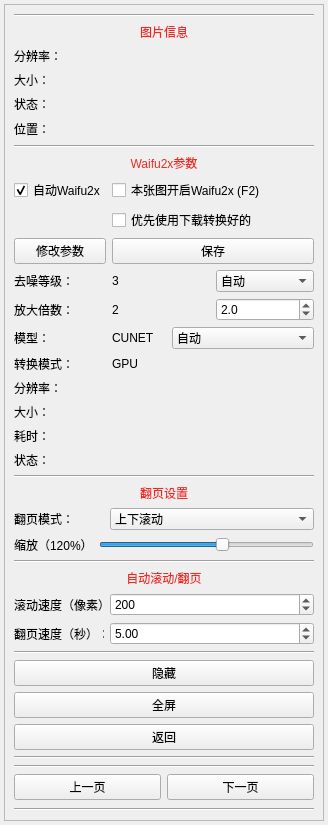
<?xml version="1.0" encoding="UTF-8"?>
<ui version="4.0">
 <class>ReadImg</class>
 <widget class="QWidget" name="ReadImg">
  <property name="geometry">
   <rect>
    <x>0</x>
    <y>0</y>
    <width>328</width>
    <height>825</height>
   </rect>
  </property>
  <property name="windowTitle">
   <string>工具</string>
  </property>
  <property name="autoFillBackground">
   <bool>false</bool>
  </property>
  <property name="styleSheet">
   <string notr="true"/>
  </property>
  <layout class="QGridLayout" name="gridLayout_2">
   <property name="leftMargin">
    <number>4</number>
   </property>
   <property name="topMargin">
    <number>4</number>
   </property>
   <property name="rightMargin">
    <number>4</number>
   </property>
   <property name="bottomMargin">
    <number>4</number>
   </property>
   <item row="0" column="0">
    <widget class="SmoothScrollArea" name="scrollArea22">
     <property name="widgetResizable">
      <bool>true</bool>
     </property>
     <widget class="QWidget" name="scrollAreaWidgetContents">
      <property name="geometry">
       <rect>
        <x>0</x>
        <y>0</y>
        <width>318</width>
        <height>815</height>
       </rect>
      </property>
      <layout class="QVBoxLayout" name="verticalLayout_2">
       <item>
        <layout class="QVBoxLayout" name="verticalLayout">
         <property name="spacing">
          <number>6</number>
         </property>
         <property name="sizeConstraint">
          <enum>QLayout::SetDefaultConstraint</enum>
         </property>
         <property name="leftMargin">
          <number>0</number>
         </property>
         <property name="topMargin">
          <number>0</number>
         </property>
         <property name="rightMargin">
          <number>0</number>
         </property>
         <property name="bottomMargin">
          <number>0</number>
         </property>
         <item>
          <widget class="Line" name="line_6">
           <property name="orientation">
            <enum>Qt::Horizontal</enum>
           </property>
          </widget>
         </item>
         <item>
          <widget class="QLabel" name="label_4">
           <property name="styleSheet">
            <string notr="true">color: #ee2a24</string>
           </property>
           <property name="text">
            <string>图片信息</string>
           </property>
           <property name="alignment">
            <set>Qt::AlignCenter</set>
           </property>
          </widget>
         </item>
         <item>
          <widget class="QLabel" name="resolutionLabel">
           <property name="styleSheet">
            <string notr="true"/>
           </property>
           <property name="text">
            <string>分辨率：</string>
           </property>
          </widget>
         </item>
         <item>
          <widget class="QLabel" name="sizeLabel">
           <property name="text">
            <string>大小：</string>
           </property>
          </widget>
         </item>
         <item>
          <widget class="QLabel" name="stateLable">
           <property name="text">
            <string>状态：</string>
           </property>
          </widget>
         </item>
         <item>
          <widget class="QLabel" name="epsLabel">
           <property name="minimumSize">
            <size>
             <width>0</width>
             <height>20</height>
            </size>
           </property>
           <property name="maximumSize">
            <size>
             <width>16777215</width>
             <height>20</height>
            </size>
           </property>
           <property name="text">
            <string>位置：</string>
           </property>
          </widget>
         </item>
         <item>
          <widget class="Line" name="line">
           <property name="orientation">
            <enum>Qt::Horizontal</enum>
           </property>
          </widget>
         </item>
         <item>
          <widget class="QLabel" name="label">
           <property name="styleSheet">
            <string notr="true">color: #ee2a24</string>
           </property>
           <property name="text">
            <string>Waifu2x参数</string>
           </property>
           <property name="alignment">
            <set>Qt::AlignCenter</set>
           </property>
          </widget>
         </item>
         <item>
          <layout class="QGridLayout" name="gridLayout">
           <item row="7" column="0">
            <widget class="QLabel" name="resolutionWaifu">
             <property name="text">
              <string>分辨率：</string>
             </property>
            </widget>
           </item>
           <item row="3" column="1">
            <layout class="QHBoxLayout" name="horizontalLayout_3">
             <item>
              <widget class="QLabel" name="noiseLabel">
               <property name="text">
                <string>3</string>
               </property>
              </widget>
             </item>
             <item>
              <widget class="WheelComboBox" name="noiseBox">
               <item>
                <property name="text">
                 <string>自动</string>
                </property>
               </item>
               <item>
                <property name="text">
                 <string>0</string>
                </property>
               </item>
               <item>
                <property name="text">
                 <string>1</string>
                </property>
               </item>
               <item>
                <property name="text">
                 <string>2</string>
                </property>
               </item>
               <item>
                <property name="text">
                 <string>3</string>
                </property>
               </item>
              </widget>
             </item>
            </layout>
           </item>
           <item row="9" column="0">
            <widget class="QLabel" name="tickLabel">
             <property name="text">
              <string>耗时：</string>
             </property>
            </widget>
           </item>
           <item row="3" column="0">
            <widget class="QLabel" name="label_2">
             <property name="text">
              <string>去噪等级：</string>
             </property>
            </widget>
           </item>
           <item row="9" column="1">
            <widget class="QLabel" name="waifu2xTick">
             <property name="text">
              <string/>
             </property>
            </widget>
           </item>
           <item row="6" column="0">
            <widget class="QLabel" name="label_9">
             <property name="text">
              <string>转换模式：</string>
             </property>
            </widget>
           </item>
           <item row="4" column="0">
            <widget class="QLabel" name="label_3">
             <property name="text">
              <string>放大倍数：</string>
             </property>
            </widget>
           </item>
           <item row="5" column="1">
            <layout class="QHBoxLayout" name="horizontalLayout_8">
             <item>
              <widget class="QLabel" name="modelLabel">
               <property name="text">
                <string>CUNET</string>
               </property>
              </widget>
             </item>
             <item>
              <widget class="WheelComboBox" name="modelBox">
               <item>
                <property name="text">
                 <string>自动</string>
                </property>
               </item>
               <item>
                <property name="text">
                 <string>cunet</string>
                </property>
               </item>
               <item>
                <property name="text">
                 <string>photo</string>
                </property>
               </item>
               <item>
                <property name="text">
                 <string>anime_style_art_rgb</string>
                </property>
               </item>
              </widget>
             </item>
            </layout>
           </item>
           <item row="10" column="0">
            <widget class="QLabel" name="stateWaifu">
             <property name="text">
              <string>状态：</string>
             </property>
            </widget>
           </item>
           <item row="8" column="0">
            <widget class="QLabel" name="sizeWaifu">
             <property name="text">
              <string>大小：</string>
             </property>
            </widget>
           </item>
           <item row="1" column="1">
            <widget class="QCheckBox" name="preDownWaifu2x">
             <property name="text">
              <string>优先使用下载转换好的</string>
             </property>
            </widget>
           </item>
           <item row="6" column="1">
            <widget class="QLabel" name="gpuLabel">
             <property name="text">
              <string>GPU</string>
             </property>
            </widget>
           </item>
           <item row="7" column="1">
            <widget class="QLabel" name="waifu2xRes">
             <property name="text">
              <string/>
             </property>
            </widget>
           </item>
           <item row="5" column="0">
            <widget class="QLabel" name="label_8">
             <property name="maximumSize">
              <size>
               <width>35</width>
               <height>16777215</height>
              </size>
             </property>
             <property name="text">
              <string>模型：</string>
             </property>
            </widget>
           </item>
           <item row="0" column="1">
            <layout class="QHBoxLayout" name="horizontalLayout_9">
             <item>
              <widget class="QCheckBox" name="curWaifu2x">
               <property name="text">
                <string>本张图开启Waifu2x (F2)</string>
               </property>
              </widget>
             </item>
            </layout>
           </item>
           <item row="0" column="0">
            <widget class="QCheckBox" name="checkBox">
             <property name="styleSheet">
              <string notr="true"/>
             </property>
             <property name="text">
              <string>自动Waifu2x</string>
             </property>
             <property name="checked">
              <bool>true</bool>
             </property>
            </widget>
           </item>
           <item row="10" column="1">
            <widget class="QLabel" name="waifu2xStatus">
             <property name="text">
              <string/>
             </property>
            </widget>
           </item>
           <item row="4" column="1">
            <layout class="QHBoxLayout" name="horizontalLayout_6">
             <item>
              <widget class="QLabel" name="scaleLabel">
               <property name="text">
                <string>2</string>
               </property>
              </widget>
             </item>
             <item>
              <widget class="WheelDoubleSpinBox" name="scaleBox">
               <property name="decimals">
                <number>1</number>
               </property>
               <property name="maximum">
                <double>32.000000000000000</double>
               </property>
               <property name="singleStep">
                <double>0.100000000000000</double>
               </property>
               <property name="value">
                <double>2.000000000000000</double>
               </property>
              </widget>
             </item>
            </layout>
           </item>
           <item row="8" column="1">
            <widget class="QLabel" name="waifu2xSize">
             <property name="text">
              <string/>
             </property>
            </widget>
           </item>
           <item row="2" column="0">
            <widget class="QPushButton" name="waifu2xSave">
             <property name="text">
              <string>修改参数</string>
             </property>
            </widget>
           </item>
           <item row="2" column="1">
            <widget class="QPushButton" name="waifu2xCancle">
             <property name="text">
              <string>保存</string>
             </property>
            </widget>
           </item>
          </layout>
         </item>
         <item>
          <widget class="Line" name="line_2">
           <property name="orientation">
            <enum>Qt::Horizontal</enum>
           </property>
          </widget>
         </item>
         <item>
          <widget class="QLabel" name="label_6">
           <property name="styleSheet">
            <string notr="true">color: #ee2a24</string>
           </property>
           <property name="text">
            <string>翻页设置</string>
           </property>
           <property name="alignment">
            <set>Qt::AlignCenter</set>
           </property>
          </widget>
         </item>
         <item>
          <layout class="QHBoxLayout" name="horizontalLayout_11">
           <item>
            <widget class="QLabel" name="label_5">
             <property name="maximumSize">
              <size>
               <width>90</width>
               <height>16777215</height>
              </size>
             </property>
             <property name="styleSheet">
              <string notr="true"/>
             </property>
             <property name="text">
              <string>翻页模式：</string>
             </property>
             <property name="alignment">
              <set>Qt::AlignLeading|Qt::AlignLeft|Qt::AlignVCenter</set>
             </property>
            </widget>
           </item>
           <item>
            <widget class="WheelComboBox" name="comboBox">
             <item>
              <property name="text">
               <string>上下滚动</string>
              </property>
             </item>
             <item>
              <property name="text">
               <string>默认</string>
              </property>
             </item>
             <item>
              <property name="text">
               <string>左右双页</string>
              </property>
             </item>
             <item>
              <property name="text">
               <string>右左双页</string>
              </property>
             </item>
             <item>
              <property name="text">
               <string>左右滚动</string>
              </property>
             </item>
             <item>
              <property name="text">
               <string>右左滚动</string>
              </property>
             </item>
             <item>
              <property name="text">
               <string>右左双页(滚轮正序)</string>
              </property>
             </item>
             <item>
              <property name="text">
               <string>等宽模式</string>
              </property>
             </item>
            </widget>
           </item>
          </layout>
         </item>
         <item>
          <layout class="QHBoxLayout" name="horizontalLayout_10">
           <item>
            <widget class="QLabel" name="zoomLabel">
             <property name="text">
              <string>缩放（120%）</string>
             </property>
            </widget>
           </item>
           <item>
            <widget class="WheelSlider" name="zoomSlider">
             <property name="styleSheet">
              <string notr="true"/>
             </property>
             <property name="minimum">
              <number>10</number>
             </property>
             <property name="maximum">
              <number>200</number>
             </property>
             <property name="singleStep">
              <number>10</number>
             </property>
             <property name="value">
              <number>120</number>
             </property>
             <property name="orientation">
              <enum>Qt::Horizontal</enum>
             </property>
            </widget>
           </item>
          </layout>
         </item>
         <item>
          <widget class="Line" name="line_3">
           <property name="orientation">
            <enum>Qt::Horizontal</enum>
           </property>
          </widget>
         </item>
         <item>
          <widget class="QLabel" name="label_7">
           <property name="styleSheet">
            <string notr="true">color: #ee2a24</string>
           </property>
           <property name="text">
            <string>自动滚动/翻页</string>
           </property>
           <property name="alignment">
            <set>Qt::AlignCenter</set>
           </property>
          </widget>
         </item>
         <item>
          <layout class="QHBoxLayout" name="horizontalLayout_12">
           <item>
            <widget class="QLabel" name="label_10">
             <property name="maximumSize">
              <size>
               <width>90</width>
               <height>16777215</height>
              </size>
             </property>
             <property name="text">
              <string>滚动速度（像素）：</string>
             </property>
            </widget>
           </item>
           <item>
            <widget class="WheelSpinBox" name="scrollSpeed">
             <property name="minimum">
              <number>1</number>
             </property>
             <property name="maximum">
              <number>4000</number>
             </property>
             <property name="value">
              <number>200</number>
             </property>
            </widget>
           </item>
          </layout>
         </item>
         <item>
          <layout class="QHBoxLayout" name="horizontalLayout_13">
           <item>
            <widget class="QLabel" name="label_11">
             <property name="maximumSize">
              <size>
               <width>90</width>
               <height>16777215</height>
              </size>
             </property>
             <property name="text">
              <string>翻页速度（秒）：</string>
             </property>
            </widget>
           </item>
           <item>
            <widget class="WheelDoubleSpinBox" name="turnSpeed">
             <property name="minimum">
              <double>0.100000000000000</double>
             </property>
             <property name="singleStep">
              <double>0.100000000000000</double>
             </property>
             <property name="value">
              <double>5.000000000000000</double>
             </property>
            </widget>
           </item>
          </layout>
         </item>
         <item>
          <widget class="Line" name="line_8">
           <property name="orientation">
            <enum>Qt::Horizontal</enum>
           </property>
          </widget>
         </item>
         <item>
          <widget class="QPushButton" name="pushButton_2">
           <property name="text">
            <string>隐藏</string>
           </property>
          </widget>
         </item>
         <item>
          <widget class="QPushButton" name="fullButton">
           <property name="text">
            <string>全屏</string>
           </property>
          </widget>
         </item>
         <item>
          <widget class="QPushButton" name="returePage">
           <property name="minimumSize">
            <size>
             <width>0</width>
             <height>0</height>
            </size>
           </property>
           <property name="maximumSize">
            <size>
             <width>16777215</width>
             <height>16777215</height>
            </size>
           </property>
           <property name="text">
            <string>返回</string>
           </property>
          </widget>
         </item>
         <item>
          <widget class="Line" name="line_5">
           <property name="orientation">
            <enum>Qt::Horizontal</enum>
           </property>
          </widget>
         </item>
         <item>
          <layout class="QHBoxLayout" name="horizontalLayout_7"/>
         </item>
         <item>
          <layout class="QHBoxLayout" name="horizontalLayout_5"/>
         </item>
         <item>
          <widget class="Line" name="line_7">
           <property name="orientation">
            <enum>Qt::Horizontal</enum>
           </property>
          </widget>
         </item>
         <item>
          <layout class="QHBoxLayout" name="horizontalLayout">
           <item>
            <widget class="QPushButton" name="lastPage">
             <property name="minimumSize">
              <size>
               <width>0</width>
               <height>0</height>
              </size>
             </property>
             <property name="maximumSize">
              <size>
               <width>16777215</width>
               <height>16777215</height>
              </size>
             </property>
             <property name="text">
              <string>上一页</string>
             </property>
            </widget>
           </item>
           <item>
            <widget class="QPushButton" name="nextPage">
             <property name="minimumSize">
              <size>
               <width>0</width>
               <height>0</height>
              </size>
             </property>
             <property name="maximumSize">
              <size>
               <width>16777215</width>
               <height>16777215</height>
              </size>
             </property>
             <property name="text">
              <string>下一页</string>
             </property>
            </widget>
           </item>
          </layout>
         </item>
         <item>
          <spacer name="verticalSpacer">
           <property name="orientation">
            <enum>Qt::Vertical</enum>
           </property>
           <property name="sizeHint" stdset="0">
            <size>
             <width>20</width>
             <height>40</height>
            </size>
           </property>
          </spacer>
         </item>
         <item>
          <widget class="Line" name="line_4">
           <property name="orientation">
            <enum>Qt::Horizontal</enum>
           </property>
          </widget>
         </item>
        </layout>
       </item>
      </layout>
     </widget>
    </widget>
   </item>
  </layout>
 </widget>
 <customwidgets>
  <customwidget>
   <class>SmoothScrollArea</class>
   <extends>QScrollArea</extends>
   <header location="global">component.scroll_area.smooth_scroll_area.h</header>
   <container>1</container>
  </customwidget>
  <customwidget>
   <class>WheelComboBox</class>
   <extends>QComboBox</extends>
   <header location="global">component.box.wheel_combo_box.h</header>
  </customwidget>
  <customwidget>
   <class>WheelDoubleSpinBox</class>
   <extends>QDoubleSpinBox</extends>
   <header location="global">component.box.wheel_double_spin_box.h</header>
  </customwidget>
  <customwidget>
   <class>WheelSpinBox</class>
   <extends>QSpinBox</extends>
   <header location="global">component.box.wheel_spin_box.h</header>
  </customwidget>
  <customwidget>
   <class>WheelSlider</class>
   <extends>QSlider</extends>
   <header location="global">component.box.wheel_slider.h</header>
  </customwidget>
 </customwidgets>
 <resources/>
 <connections>
  <connection>
   <sender>lastPage</sender>
   <signal>clicked()</signal>
   <receiver>ReadImg</receiver>
   <slot>LastPage()</slot>
   <hints>
    <hint type="sourcelabel">
     <x>113</x>
     <y>707</y>
    </hint>
    <hint type="destinationlabel">
     <x>181</x>
     <y>488</y>
    </hint>
   </hints>
  </connection>
  <connection>
   <sender>nextPage</sender>
   <signal>clicked()</signal>
   <receiver>ReadImg</receiver>
   <slot>NextPage()</slot>
   <hints>
    <hint type="sourcelabel">
     <x>285</x>
     <y>707</y>
    </hint>
    <hint type="destinationlabel">
     <x>181</x>
     <y>479</y>
    </hint>
   </hints>
  </connection>
  <connection>
   <sender>pushButton_2</sender>
   <signal>clicked()</signal>
   <receiver>ReadImg</receiver>
   <slot>hide()</slot>
   <hints>
    <hint type="sourcelabel">
     <x>165</x>
     <y>537</y>
    </hint>
    <hint type="destinationlabel">
     <x>105</x>
     <y>392</y>
    </hint>
   </hints>
  </connection>
  <connection>
   <sender>returePage</sender>
   <signal>clicked()</signal>
   <receiver>ReadImg</receiver>
   <slot>ReturnPage()</slot>
   <hints>
    <hint type="sourcelabel">
     <x>202</x>
     <y>595</y>
    </hint>
    <hint type="destinationlabel">
     <x>181</x>
     <y>455</y>
    </hint>
   </hints>
  </connection>
  <connection>
   <sender>checkBox</sender>
   <signal>clicked()</signal>
   <receiver>ReadImg</receiver>
   <slot>OpenWaifu()</slot>
   <hints>
    <hint type="sourcelabel">
     <x>101</x>
     <y>182</y>
    </hint>
    <hint type="destinationlabel">
     <x>181</x>
     <y>318</y>
    </hint>
   </hints>
  </connection>
  <connection>
   <sender>fullButton</sender>
   <signal>clicked()</signal>
   <receiver>ReadImg</receiver>
   <slot>FullScreen()</slot>
   <hints>
    <hint type="sourcelabel">
     <x>113</x>
     <y>566</y>
    </hint>
    <hint type="destinationlabel">
     <x>278</x>
     <y>466</y>
    </hint>
   </hints>
  </connection>
  <connection>
   <sender>waifu2xSave</sender>
   <signal>clicked()</signal>
   <receiver>ReadImg</receiver>
   <slot>Waifu2xSave()</slot>
   <hints>
    <hint type="sourcelabel">
     <x>193</x>
     <y>186</y>
    </hint>
    <hint type="destinationlabel">
     <x>296</x>
     <y>171</y>
    </hint>
   </hints>
  </connection>
  <connection>
   <sender>waifu2xCancle</sender>
   <signal>clicked()</signal>
   <receiver>ReadImg</receiver>
   <slot>Waifu2xCancle()</slot>
   <hints>
    <hint type="sourcelabel">
     <x>284</x>
     <y>186</y>
    </hint>
    <hint type="destinationlabel">
     <x>298</x>
     <y>203</y>
    </hint>
   </hints>
  </connection>
  <connection>
   <sender>zoomSlider</sender>
   <signal>valueChanged(int)</signal>
   <receiver>ReadImg</receiver>
   <slot>ScalePicture()</slot>
   <hints>
    <hint type="sourcelabel">
     <x>208</x>
     <y>469</y>
    </hint>
    <hint type="destinationlabel">
     <x>298</x>
     <y>433</y>
    </hint>
   </hints>
  </connection>
  <connection>
   <sender>comboBox</sender>
   <signal>currentIndexChanged(int)</signal>
   <receiver>ReadImg</receiver>
   <slot>ChangeReadMode()</slot>
   <hints>
    <hint type="sourcelabel">
     <x>285</x>
     <y>427</y>
    </hint>
    <hint type="destinationlabel">
     <x>402</x>
     <y>361</y>
    </hint>
   </hints>
  </connection>
 </connections>
 <slots>
  <slot>LastPage()</slot>
  <slot>NextPage()</slot>
  <slot>ReturnPage()</slot>
  <slot>SwitchPicture()</slot>
  <slot>CopyPicture()</slot>
  <slot>SwitchWaifu()</slot>
  <slot>OpenWaifu()</slot>
  <slot>ReduceScalePic()</slot>
  <slot>AddScalePic()</slot>
  <slot>OpenLastEps()</slot>
  <slot>OpenNextEps()</slot>
  <slot>SwitchModel()</slot>
  <slot>FullScreen()</slot>
  <slot>Waifu2xSave()</slot>
  <slot>Waifu2xCancle()</slot>
  <slot>ScalePicture()</slot>
  <slot>ChangeReadMode()</slot>
  <slot>ResetScale()</slot>
 </slots>
</ui>
